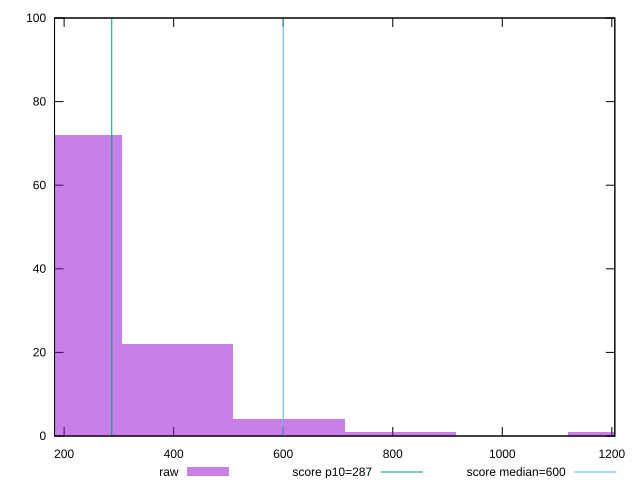

The gnuplot source for this figure:
reset

$raw <<EOF
814.097317128568 1
610.572987846426 4
1221.145975692852 1
203.524329282142 72
407.048658564284 22
EOF

set key outside below
set boxwidth 203.524329282142
set xrange [182.4999999999991:1205.500000000001]
set yrange [0:100]
set trange [0:100]
set style fill transparent solid 0.5 noborder

set parametric
set terminal svg size 640, 490 enhanced background rgb 'white'
set output "report_00019_2021-02-10T18-14-37.922Z//total-blocking-time/samples/pages/raw/histogram.svg"

plot $raw title "raw" with boxes, \
     287,t title "score p10=287", \
     600,t title "score median=600"

reset
